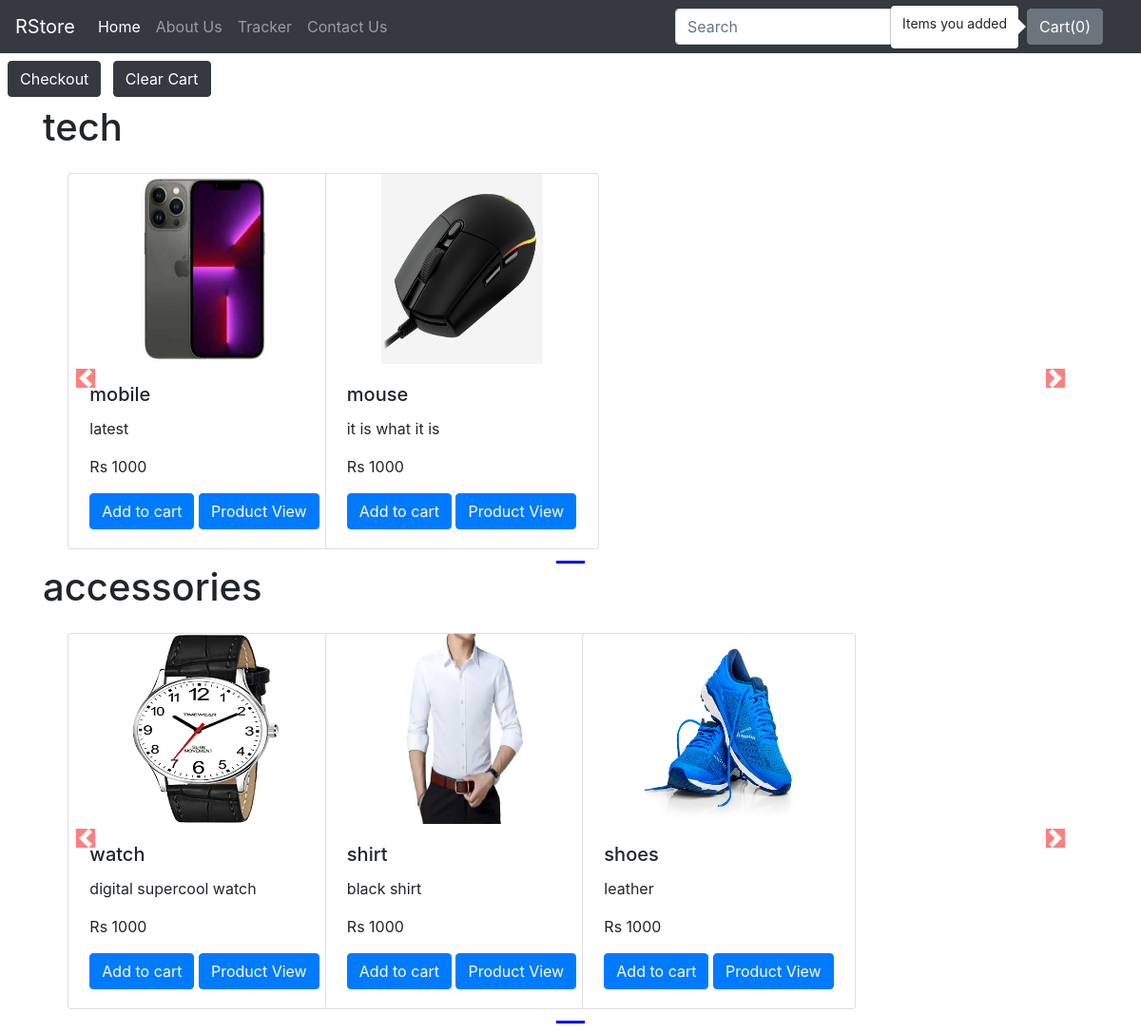
The app's page /shop/ with its own data.
### shop/models.py (models this page shows, shortened)
class Product(models.Model):
    product_id=models.AutoField
    product_name=models.CharField(max_length=50)
    category=models.CharField(max_length=50 ,default="")
    sub_category=models.CharField(max_length=50 ,default="")
    description=models.CharField(max_length=200)
    pub_date=models.DateField()
    price=models.IntegerField(default=1000)
    image=models.ImageField(upload_to="shop/images",default="")

### shop/views.py (the view)
# urls.py: path('',views.index,name='blogHome'),
def index(request):
    from .models import Product
    from math import ceil
    all_prods=[]
    cat_prods=Product.objects.values('category','id')
    cats={item['category'] for item in cat_prods}
    for cat in cats:
        products=Product.objects.filter(category=cat)
        n=len(products)
        nSlides=ceil(n/4)
        all_prods.append([nSlides,range(1,nSlides),products])
    params={'all_prod':all_prods}
    return render(request,'shop/index.html',params)

### shop/templates/shop/index.html (shortened to what this page needs)
{% extends 'shop/basic.html' %}
  {% block body %}
  <a href='/shop/checkout'><button class='btn btn-dark my-2 mx-2' id ='checkout'>Checkout</button></a> <button class='btn btn-dark' onclick='clearCart()' id ='clearCart'>Clear Cart</button>
  {% load static %}
  <div class="container">
  {% for nSlides,range,product in all_prod %}
  <h1>{{product.0.category}}</h1>
  <div class="row">
<div id="demo{{forloop.counter}}" class="col carousel slide my-3" data-ride="carousel">
    <ul class="carousel-indicators my-0">
      <li data-target="#demo{{forloop.counter}}" data-slide-to="0" class="active"></li>
    </ul>
    <div class="container carousel-inner no-padding">
      <div class="carousel-item active">
       {% for i in product %}
        <div class="col-xs-3 col-sm-3 col-md-3">
          <div class="card align-items-center" style="width: 18rem;">
            <img src='/media/{{i.image}}' class="card-img-top" alt="...">
            <div class="card-body">
              <h5 class="card-title" id="nameprod{{i.id}}">{{i.product_name}}</h5>
              <p class="card-text">{{i.description}}</p>
              <p class="card-text">Rs <span id="priceprod{{i.id}}">{{i.price}}</span></p>
              <span id="divprod{{i.id}}" class="divprod">
              <button class="btn btn-primary cart" id="prod{{i.id}}">Add to cart</button>
              </span>
              <a href="/shop/productView/{{i.id}}">
                <button class="btn btn-primary cart" id="prod{{i.id}}">Product View</button>
              </a>
            </div>
          </div>
        </div>
        {% endfor %}
        </div>
</div>
</div>
    <a class="carousel-control-prev" href="#demo{{forloop.counter}}" data-slide="prev">
        <span class="carousel-control-prev-icon"></span>
    </a>
    <a class="carousel-control-next" href="#demo{{forloop.counter}}" data-slide="next">
        <span class="carousel-control-next-icon"></span>
    </a>
  </div>
  {% endfor %}
  </div>
{% endblock %}

### shop/templates/shop/basic.html (shortened to what this page needs)
<!doctype html>
<html lang="en">
  <head>
    <link rel="stylesheet" href="https://stackpath.bootstrapcdn.com/bootstrap/4.2.1/css/bootstrap.min.css">
  </head>
  <body>
    <nav class="navbar navbar-expand-lg navbar-dark bg-dark">
  <a class="navbar-brand" href="#">RStore</a>
  <div class="collapse navbar-collapse" id="navbarSupportedContent">
    <ul class="navbar-nav mr-auto">
      <li class="nav-item active">
        <a class="nav-link" href="/shop">Home <span class="sr-only">(current)</span></a>
      </li>
      <li class="nav-item">
        <a class="nav-link" href="/shop/about">About Us</a>
      </li>
      <li class="nav-item">
        <a class="nav-link" href="/shop/tracker">Tracker</a>
      </li>
      <li class="nav-item">
        <a class="nav-link" href="/shop/contact">Contact Us</a>
      </li>
    </ul>
    <div class="row">
      <form method='get' action='/shop/search/' class="form-inline my-2 my-lg-0">
        <input class="form-control mr-sm-2" type="search" placeholder="Search" aria-label="Search" name="search" id="search">
        <button class="btn btn-outline-success my-2 my-sm-0" type="submit">Search</button>
      </form>
  </div>
  </div>
  <button type="button" class="btn btn-secondary mx-4" id="pop_cart" data-html="true" data-bs-container="body" data-bs-toggle="popover" data-bs-placement="bottom"data-bs-content="Bottom popover">
    Cart(<span id='cart'>0</span>)
  </button>
</nav>
{% block body %} {% endblock %}
  </body>
</html>

### records on screen
Product: category "tech", image (picture), product_name "mobile", description "latest", price "1000"
Product: image (picture), product_name "mouse", description "it is what it is", price "1000"
Product: category "accessories", image (picture), product_name "watch", description "digital supercool watch", price "1000"
Product: image (picture), product_name "shirt", description "black shirt", price "1000"
Product: image (picture), product_name "shoes", description "leather", price "1000"
